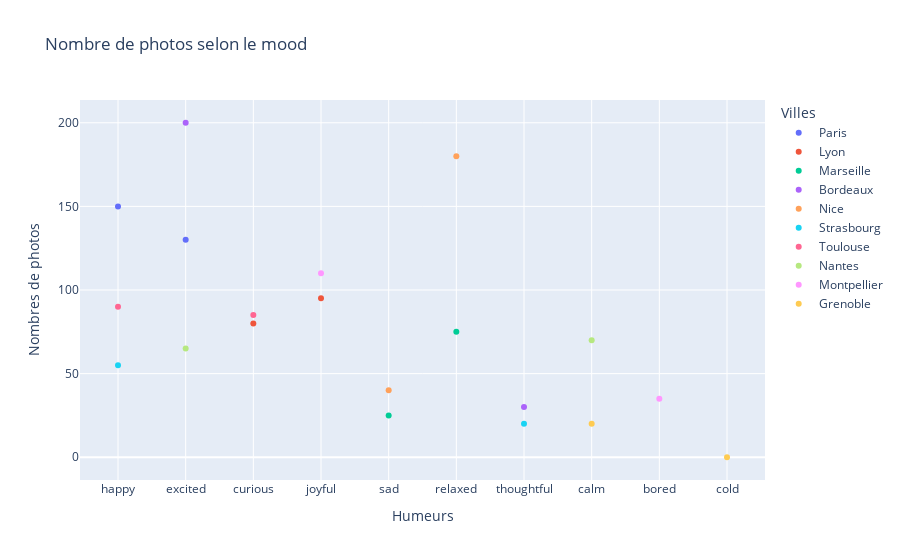

Source (notebook cell):
### Markdown cell above
**TODO**

- Créer un graphique de type scatter plot avec mood en abscisse et photos en ordonnée
- Ajouter une info-bulle avec les noms de ville
- Afficher le graphique

### Code cell
# Write your code here

fig = px.scatter(df_trips, x='mood', y='photos',
                 title='Nombre de photos selon le mood',
                 color='city',
                 labels={'city': 'Villes', 'mood': 'Humeurs', 'photos': 'Nombres de photos'})
fig.show()

### Figure 1 — Plotly figure (JSON) as saved in the notebook; plotly's stock layout.template omitted (floating-point values rounded to 4 significant figures)
{"data": [{"hovertemplate": "Villes=Paris<br>Humeurs=%{x}<br>Nombres de photos=%{y}<extra></extra>", "legendgroup": "Paris", "marker": {"color": "#636efa", "symbol": "circle"}, "mode": "markers", "name": "Paris", "orientation": "v", "showlegend": true, "type": "scatter", "x": ["happy", "excited"], "xaxis": "x", "y": [150, 130], "yaxis": "y"}, {"hovertemplate": "Villes=Lyon<br>Humeurs=%{x}<br>Nombres de photos=%{y}<extra></extra>", "legendgroup": "Lyon", "marker": {"color": "#EF553B", "symbol": "circle"}, "mode": "markers", "name": "Lyon", "orientation": "v", "showlegend": true, "type": "scatter", "x": ["curious", "joyful"], "xaxis": "x", "y": [80, 95], "yaxis": "y"}, {"hovertemplate": "Villes=Marseille<br>Humeurs=%{x}<br>Nombres de photos=%{y}<extra></extra>", "legendgroup": "Marseille", "marker": {"color": "#00cc96", "symbol": "circle"}, "mode": "markers", "name": "Marseille", "orientation": "v", "showlegend": true, "type": "scatter", "x": ["sad", "relaxed"], "xaxis": "x", "y": [25, 75], "yaxis": "y"}, {"hovertemplate": "Villes=Bordeaux<br>Humeurs=%{x}<br>Nombres de photos=%{y}<extra></extra>", "legendgroup": "Bordeaux", "marker": {"color": "#ab63fa", "symbol": "circle"}, "mode": "markers", "name": "Bordeaux", "orientation": "v", "showlegend": true, "type": "scatter", "x": ["excited", "thoughtful"], "xaxis": "x", "y": [200, 30], "yaxis": "y"}, {"hovertemplate": "Villes=Nice<br>Humeurs=%{x}<br>Nombres de photos=%{y}<extra></extra>", "legendgroup": "Nice", "marker": {"color": "#FFA15A", "symbol": "circle"}, "mode": "markers", "name": "Nice", "orientation": "v", "showlegend": true, "type": "scatter", "x": ["relaxed", "sad"], "xaxis": "x", "y": [180, 40], "yaxis": "y"}, {"hovertemplate": "Villes=Strasbourg<br>Humeurs=%{x}<br>Nombres de photos=%{y}<extra></extra>", "legendgroup": "Strasbourg", "marker": {"color": "#19d3f3", "symbol": "circle"}, "mode": "markers", "name": "Strasbourg", "orientation": "v", "showlegend": true, "type": "scatter", "x": ["thoughtful", "happy"], "xaxis": "x", "y": [20, 55], "yaxis": "y"}, {"hovertemplate": "Villes=Toulouse<br>Humeurs=%{x}<br>Nombres de photos=%{y}<extra></extra>", "legendgroup": "Toulouse", "marker": {"color": "#FF6692", "symbol": "circle"}, "mode": "markers", "name": "Toulouse", "orientation": "v", "showlegend": true, "type": "scatter", "x": ["happy", "curious"], "xaxis": "x", "y": [90, 85], "yaxis": "y"}, {"hovertemplate": "Villes=Nantes<br>Humeurs=%{x}<br>Nombres de photos=%{y}<extra></extra>", "legendgroup": "Nantes", "marker": {"color": "#B6E880", "symbol": "circle"}, "mode": "markers", "name": "Nantes", "orientation": "v", "showlegend": true, "type": "scatter", "x": ["calm", "excited"], "xaxis": "x", "y": [70, 65], "yaxis": "y"}, {"hovertemplate": "Villes=Montpellier<br>Humeurs=%{x}<br>Nombres de photos=%{y}<extra></extra>", "legendgroup": "Montpellier", "marker": {"color": "#FF97FF", "symbol": "circle"}, "mode": "markers", "name": "Montpellier", "orientation": "v", "showlegend": true, "type": "scatter", "x": ["joyful", "bored"], "xaxis": "x", "y": [110, 35], "yaxis": "y"}, {"hovertemplate": "Villes=Grenoble<br>Humeurs=%{x}<br>Nombres de photos=%{y}<extra></extra>", "legendgroup": "Grenoble", "marker": {"color": "#FECB52", "symbol": "circle"}, "mode": "markers", "name": "Grenoble", "orientation": "v", "showlegend": true, "type": "scatter", "x": ["cold", "calm"], "xaxis": "x", "y": [0, 20], "yaxis": "y"}], "layout": {"legend": {"title": {"text": "Villes"}, "tracegroupgap": 0}, "title": {"text": "Nombre de photos selon le mood"}, "xaxis": {"anchor": "y", "domain": [0, 1], "title": {"text": "Humeurs"}}, "yaxis": {"anchor": "x", "domain": [0, 1], "title": {"text": "Nombres de photos"}}}}
